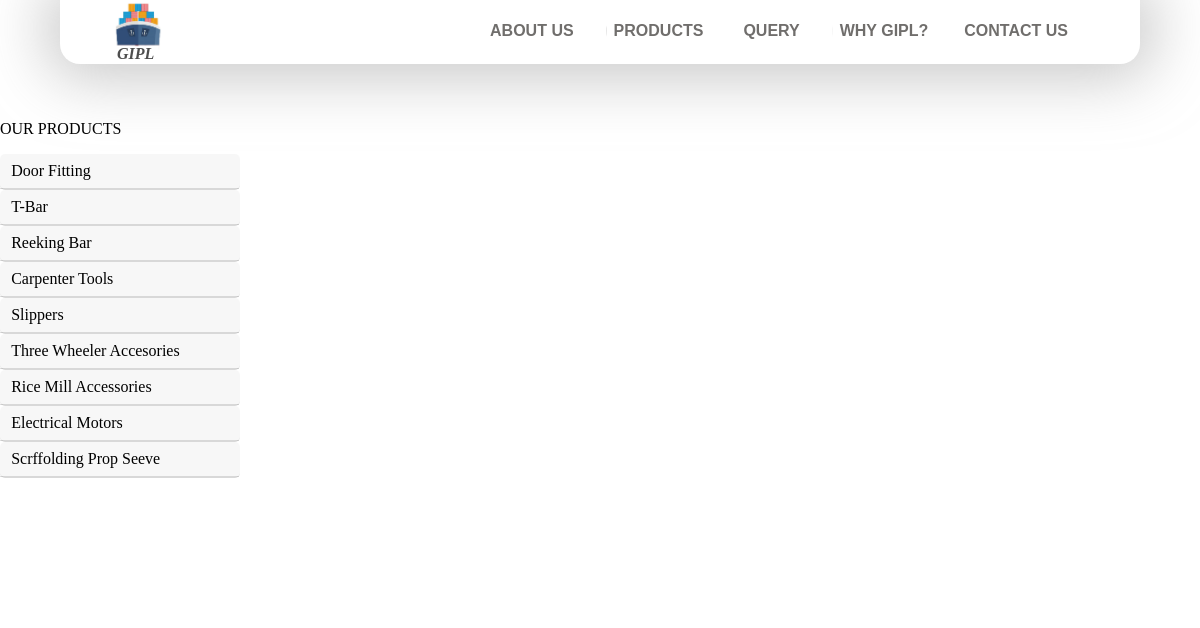
/navbar, run on the app's committed database.
### mainapp/models.py (models this page shows)
class categories(models.Model):
    name = models.CharField(max_length = 50)
    picture = models.ImageField(upload_to= "category_pictures", blank = False)
    class Meta:
        verbose_name_plural = "Category"
    def __str__(self):
        return self.name

### mainapp/views.py (the view)
# urls.py: path('navbar', views.index, name = "navbar"),
def index(request):
    return render(request, 'navbar.html')

### mainapp/cp.py (called while the page is built)
def return_categories(request):
	names = categories.objects.all()
	cat_list = list(categories.objects.all())
	cat_id = list(categories.objects.only('id'))
	cat_pro = []
	for i in range(1,categories.objects.count()+1):
		cat_current = []
		cat_current.append(cat_list[i-1])
		cat_current.append(list(products.objects.filter(category=cat_id[i-1]).values("name")))
		cat_pro.append(cat_current)
	return {'categories' : cat_pro}

### templates/navbar.html (shortened to what this page needs)
{% load static %}
<html>
<head>
    <link type="text/css" rel = "stylesheet" href = "{% static 'css/navbar.css' %}">
    <link type="text/css" rel = "stylesheet" href = "{% static 'css/left_dropdown.css' %}">
</head>
<body>
    <section id = "main_container">
        <nav class = "fixed-nav-container">
            <div id = "nav_content">
            <div class = "logo"><a style = "text-decoration: none; color: #4E4E4E;" href = "{% url 'mainapp:home' %}"><img src = "{% static 'Images/ship2.PNG' %}">
            <p>GIPL</p></a></div>
            <div class = "desktop">
                <ul>
                    <a href = "{% url 'mainapp:about_us' %}"><li><button>ABOUT US</button></li></a>
                    <a href = "{% url 'mainapp:products' %}"><li><button>PRODUCTS</button></li></a>
                    <a href = "{% url 'mainapp:inquiry' %}"><li><button>QUERY</button></li></a>
                    <a><li><button>WHY GIPL?</button><li></a>
                    <a href = "{% url 'mainapp:contact_us' %}"><li><button>CONTACT US</button></li></a>
                </ul>
            </div>
                </div>
        </nav>
        <div id = "rest_container">
        <div id = "left_sidebar">
            OUR PRODUCTS
            <ul class = "sidebar_category">
                {% for c in categories %}
                <li class = "sidebar_categories" >
                    <div id = "sidebar_categories{{ forloop.counter }}" onClick = "dropdown(this.id)">{{ c.0 }}</div>
                </li>
                {% endfor %}
            </ul>
        </div>
    </div>
    </section>
</body>
</html>

### static/css/navbar.css (style rules this page uses)
#rest_container { margin-top: 7rem !important; }
html { font-size: 16px; }
body { font-family: heavy_font; padding: 0; margin: 0; }
nav { position: fixed; top: 0; left: 0; right: 0; z-index: 100; width: 90%; margin: 0 auto; height: 4rem; -webkit-box-shadow: 0px 0px 62px 13px rgba(156, 156, 156, 0.56); box-shadow: 0px 0px 62px 13px rgba(156, 156, 156, 0.56); border-bottom-left-radius: 20px; border-bottom-right-radius: 20px; background-color: white; }
#nav_content { color: black; width: 90%; margin: 0 auto; }
#nav_content ul { float: right; margin:0; box-sizing: border-box; height: 3rem; }
.logo { margin: auto 0; width: 5%; height: 100%; float: left; font-weight: bold; font-size: 2rem; font-style: italic; position: absolute; }
.logo img { height: 80%; width: auto; }
.logo p { margin: 0; font-size: 1rem; display: inline-block; margin-top: 2px; margin-left: 3px; transform: translateY(-45%); }
#nav_content li { display: inline-block; margin: auto 0; }
.desktop button { margin: .75rem .5rem; padding-left: 0; box-sizing: border-box; font-weight: bold; color: #706E6C; outline: none; font-size: 1rem; padding: .5rem .5rem; border: 2px solid white; border-radius: 25px; background-color: inherit; cursor: pointer; background: linear-gradient(to right, #4E4E4E 49%, white 50%); background-size: 200% 100%; background-position: right bottom; transition: all .5s ease-out; }
@media only screen and (min-width: 1000px) { .desktop { display: block; } }

### static/css/left_dropdown.css (style rules this page uses)
#rest_container { max-width: 1200px !important; margin: 0 auto; margin-top: 4rem; }
#left_sidebar { font-family: semibold_font !important; margin-top: .5rem !important; width: 20%; float: left; margin-bottom: 1rem; height: 30rem; background: white; }
.sidebar_categories div { font-size: 1rem; padding: .5rem 0; width: 95%; padding-left: .7rem; border-bottom: 1px solid rgba(0,0,0,.125); }
.sidebar_category { list-style: none; padding: 0; }
.sidebar_categories { cursor: pointer; background: rgba(0,0,0,.03); border-radius: 5px; border-bottom: 1px solid rgba(0,0,0,.125); }

### data on the page
categories: name "Door Fitting"
categories: name "T-Bar"
categories: name "Reeking Bar"
categories: name "Carpenter Tools"
categories: name "Slippers"
categories: name "Three Wheeler Accesories"
categories: name "Rice Mill Accessories"
categories: name "Electrical Motors"
categories: name "Scrffolding Prop Seeve"
